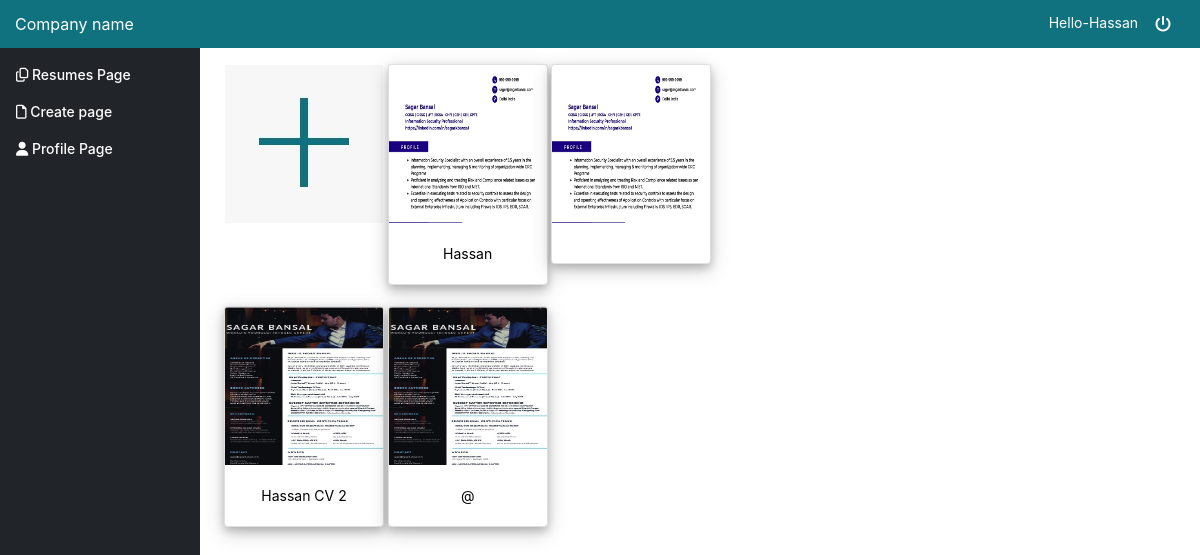
/createpages/Resumes (signed in), run on the app's committed database.
### dashboard/models.py (models this page shows)
class CV(models.Model):
    certificate = models.ManyToManyField(ProfileCertificate, default=None)
    profession = models.ManyToManyField(ProfileProession, default=None)
    profinfo = models.ManyToManyField(Profileinfo, default=None)
    recommend = models.ManyToManyField(Recommendations, default=None)
    title = models.ManyToManyField(cvtitle, default=None)
    user = models.ManyToManyField(User, blank=True)

class cvtitle(models.Model):
    resumetitle = models.TextField(blank=True, max_length=300)

class CV2(models.Model):
    professsioncv2 = models.ManyToManyField(ProfileProfessioncv2,default=None)
    introductioncv2 = models.ManyToManyField(ProfileIntroductioncv2,default=None)
    area_of_expertisecv2 = models.ManyToManyField(ProfileAreaofexpertisecv2,default=None)
    books_authored = models.ManyToManyField(ProfileBooksAuthoredcv2,default=None)
    certificatecv2 = models.ManyToManyField(ProfileCertificatecv2,default=None)
    referencescv2 = models.ManyToManyField(ProfileReferencescv2,default=None)
    awardscv2 = models.ManyToManyField(ProfileAwardscv2,default=None)
    titlecv2 = models.ManyToManyField(ProfileTitlecv2, default=None)
    user = models.ManyToManyField(User,blank=True)

class ProfileTitlecv2(models.Model):
    titcv2 = models.TextField(blank=True, max_length=300)

### createpage/views.py (the view)
# urls.py: path('createpages/', include('createpage.urls')),
def createpage(request):
    cv = CV.objects.filter(user=request.user).all()
    cv2 = CV2.objects.filter(user=request.user).all()
    print(cv)
    return render(request, 'createpage/addpages.html', {'cv': cv, 'cv2' : cv2})

### createpage/templates/createpage/addpages.html
{% extends 'basetemplate.html' %}
{% load static %}
{%block content  %}
    <main role="main" class="col-md-9 ml-sm-auto col-lg-10 pt-3 px-4" xmlns="http://www.w3.org/1999/html">
        <div class="row">
         <div class="col-lg-2">
                <div class="card" style="width: 10rem; border-color: white">
                    <a href="{% url 'dashboard:selectcv' %}">  <img  class="card-img-top" src="{% static 'newplus.jpeg' %}" alt="Card image cap">
                </div>
            </div>
            {% for cv in cv %}
                <div class="col-lg-2" >
                    <div class="card " style="width: 10rem;  box-shadow: 0 4px 8px 0 rgba(0, 0, 0, 0.2), 0 6px 20px 0 rgba(0, 0, 0, 0.19);
;">
                        <a  href="{% url 'dashboard:generate' cv.id %}" ><img style="height: 158px; width: 158px" class="card-img-top" src="{% static 'bluecv2.jpg' %}" alt="Card image cap"></a>
                        <div class="card-body " style="text-align: center;">
                            {% for title in cv.title.all %}
                                <a style=" color: black; " href="{% url 'dashboard:generate' cv.id %}" >  <h7 class="card-title">{{ title.resumetitle}}</h7></a>
                            {% endfor %}
                        </div>
                    </div>
                </div>
            {% endfor %}
        </div>
    <br>
            <div class="row">
            {% for cv2 in cv2 %}
                <div class="col-lg-2" >
                    <div class="card " style="width: 10rem;  box-shadow: 0 4px 8px 0 rgba(0, 0, 0, 0.2), 0 6px 20px 0 rgba(0, 0, 0, 0.19);
;">
                        <a  href="{% url 'dashboard:generateblackcv' cv2.id %}" ><img style="height: 158px; width: 158px" class="card-img-top" src="{% static 'Capture.jpg' %}" alt="Card image cap"></a>
                        <div class="card-body " style="text-align: center;">
                            {% for title in cv2.titlecv2.all %}
                                <a style=" color: black; " href="{% url 'dashboard:generateblackcv' cv2.id %}" >  <h7 class="card-title">{{ title.titcv2}}</h7></a>
                            {% endfor %}
                        </div>
                    </div>
                </div>
            {% endfor %}
        </div>
    </main>
{% endblock %}

### templates/basetemplate.html (shortened to what this page needs)
{% load static %}
<!doctype html>
<html lang="en">
<head>
    <link href="{% static 'bootstrap.css' %}" rel="stylesheet">
    <link href="{% static 'dashboard.css' %}" rel="stylesheet">
    <link rel="stylesheet" href="https://ajax.googleapis.com/ajax/libs/jqueryui/1.12.1/themes/smoothness/jquery-ui.css">
</head>
<body>
<nav class="navbar navbar-dark sticky-top flex-md-nowrap p-0" style="background-color: #10717F" >
    <a class="navbar-brand col-sm-3 col-md-2 mr-0" href="">Company name</a>
    <ul class="navbar-nav px-3">
        <li class="nav-item text-nowrap">
            <form class="logout-link" action="{% url 'accounts:logout' %}" method="post">
                <span class="hello-msg" style="color: white"> Hello-{{ request.user }}</span>
                <button class="btn" style="background-color: #10717F" type="submit" > <i style="color: white;" class="fas fa-power-off"></i></button>
            </form>
        </li>
    </ul>
</nav>
<div class="container-fluid">
    <div class="row">
        <nav class="col-md-2 d-none d-md-block bg-light sidebar">
            <div class="sidebar-sticky">
                <ul class="nav flex-column">
                                        <li class="nav-item">
                        <a class="nav-link " href="{% url 'pages:createpage' %}">
                            <span ><i class="far fa-copy"></i></span> Resumes Page <span class="sr-only">(current)</span>
                        </a>
                    </li>
                    <li class="nav-item">
                        <a class="nav-link " href="{% url 'dashboard:selectcv' %}">
                            <span ><i class="far fa-file"></i></span> Create page <span class="sr-only">(current)</span>
                        </a>
                    </li>
                    <li class="nav-item">
                        <a class="nav-link " href="{% url 'dashboard:profile_form'  %}">
                            <span ><i class="fas fa-user"></i></span> Profile Page <span class="sr-only">(current)</span>
                        </a>
                    </li>
                </ul>
            </div>
        </nav>
        {% block content %}
        {% endblock %}
    </div>
</div>
</body>
</html>

### assets/dashboard.css (style rules this page uses)
body { font-size: .875rem; }
.sidebar { position: fixed; top: 0; bottom: 0; left: 0; z-index: 100; padding: 0; box-shadow: inset -1px 0 0 rgba(0, 0, 0, .1); }
.sidebar-sticky { position: -webkit-sticky; position: sticky; top: 48px; height: calc(100vh - 48px); padding-top: .5rem; overflow-x: hidden; overflow-y: auto; background-color: #212529; }
.sidebar .nav-link { font-weight: 500; color: white; }
.navbar-brand { padding-top: .75rem; padding-bottom: .75rem; font-size: 1rem; }

### data on the page
cvtitle: resumetitle "Hassan"
ProfileTitlecv2: titcv2 "Hassan CV 2"
ProfileTitlecv2: titcv2 "@"

### other printed values
{{ request.user }} "Hassan"
